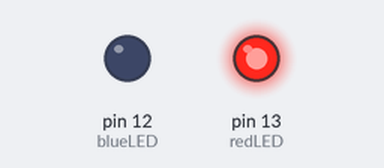
A sketch run on a simulated Arduino Uno, built with avr-gcc and run on an emulated ATmega328P. On the bench: output pins drawn as LEDs (lit = HIGH). What the sketch prints to the serial monitor is not drawn.

Above: at 2.2 s.
At 4.45 s:
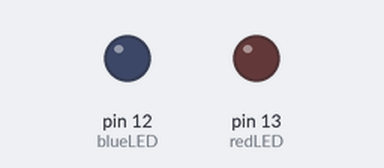
At 9.4 s:
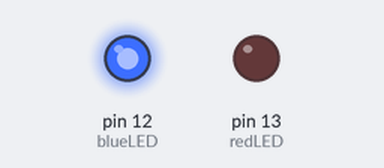
At 14.8 s:
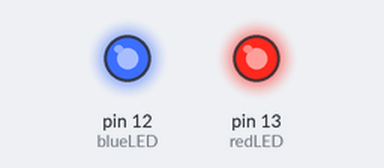
Timing chart, 0 to 18.6 s (numbered marks = the images above):
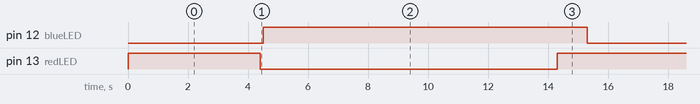

Measured:
- by itself, pin 12 (blueLED): alternates HIGH for 10.8 s and LOW for 3.5 s
- by itself, pin 13 (redLED): alternates HIGH for 4.4 s and LOW for 9.9 s
- by itself, everything shown: repeats every 14.3 s, in 4 steps

The sketch:

led_design.ino
```cpp
int redLED = 13;
int blueLED = 12;
int redontime = 1000;
int blueontime = 1000;
int redofftime = 100;
int blueofftime = 100;
int numredblinks = 5;
int numblueblinks = 10;
void setup() {
  // put your setup code here, to run once:
  Serial.begin (9600);
  pinMode (redLED,OUTPUT);
  pinMode (blueLED,OUTPUT);

}

void loop() {
  // put your main code here, to run repeatedly:
   for (int j=1; j<numredblinks;j=j+1){
  Serial.println ("the redLED is blinking");
  Serial.println (j);
  digitalWrite  (redLED,HIGH);
  delay (redontime);
  digitalWrite  (blueLED, LOW);
  delay (blueofftime);
   }
   for (int j=1; j<numblueblinks; j=j+1){
    Serial.print (j);
    digitalWrite (redLED,LOW);
    delay (redofftime);
    digitalWrite (blueLED,HIGH);
    delay (blueontime);
   }


}
```
